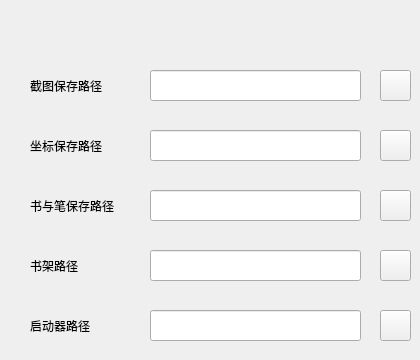
    <widget class="QWidget" name="pageAnvil">
     <widget class="QLineEdit" name="lePicture">
      <property name="geometry">
       <rect>
        <x>150</x>
        <y>70</y>
        <width>211</width>
        <height>31</height>
       </rect>
      </property>
      <property name="readOnly">
       <bool>true</bool>
      </property>
     </widget>
     <widget class="QLineEdit" name="leLocation">
      <property name="geometry">
       <rect>
        <x>150</x>
        <y>130</y>
        <width>211</width>
        <height>31</height>
       </rect>
      </property>
      <property name="readOnly">
       <bool>true</bool>
      </property>
     </widget>
     <widget class="QLineEdit" name="leBookAndQuill">
      <property name="geometry">
       <rect>
        <x>150</x>
        <y>190</y>
        <width>211</width>
        <height>31</height>
       </rect>
      </property>
      <property name="readOnly">
       <bool>true</bool>
      </property>
     </widget>
     <widget class="QPushButton" name="btnFile_1">
      <property name="geometry">
       <rect>
        <x>380</x>
        <y>70</y>
        <width>31</width>
        <height>31</height>
       </rect>
      </property>
      <property name="styleSheet">
       <string notr="true">QPushButton#btnFile_1{
	border-color : 
}</string>
      </property>
      <property name="text">
       <string/>
      </property>
     </widget>
     <widget class="QPushButton" name="btnFile_2">
      <property name="geometry">
       <rect>
        <x>380</x>
        <y>130</y>
        <width>31</width>
        <height>31</height>
       </rect>
      </property>
      <property name="text">
       <string/>
      </property>
     </widget>
     <widget class="QPushButton" name="btnFile_3">
      <property name="geometry">
       <rect>
        <x>380</x>
        <y>190</y>
        <width>31</width>
        <height>31</height>
       </rect>
      </property>
      <property name="text">
       <string/>
      </property>
     </widget>
     <widget class="QLabel" name="label">
      <property name="geometry">
       <rect>
        <x>30</x>
        <y>60</y>
        <width>131</width>
        <height>51</height>
       </rect>
      </property>
      <property name="text">
       <string>截图保存路径</string>
      </property>
     </widget>
     <widget class="QLabel" name="label_2">
      <property name="geometry">
       <rect>
        <x>30</x>
        <y>120</y>
        <width>131</width>
        <height>51</height>
       </rect>
      </property>
      <property name="text">
       <string>坐标保存路径</string>
      </property>
     </widget>
     <widget class="QLabel" name="label_3">
      <property name="geometry">
       <rect>
        <x>30</x>
        <y>180</y>
        <width>141</width>
        <height>51</height>
       </rect>
      </property>
      <property name="text">
       <string>书与笔保存路径</string>
      </property>
     </widget>
     <widget class="QLineEdit" name="leStart">
      <property name="geometry">
       <rect>
        <x>150</x>
        <y>310</y>
        <width>211</width>
        <height>31</height>
       </rect>
      </property>
      <property name="readOnly">
       <bool>true</bool>
      </property>
     </widget>
     <widget class="QLabel" name="label_7">
      <property name="geometry">
       <rect>
        <x>30</x>
        <y>300</y>
        <width>141</width>
        <height>51</height>
       </rect>
      </property>
      <property name="text">
       <string>启动器路径</string>
      </property>
     </widget>
     <widget class="QPushButton" name="btnFile_4">
      <property name="geometry">
       <rect>
        <x>380</x>
        <y>310</y>
        <width>31</width>
        <height>31</height>
       </rect>
      </property>
      <property name="styleSheet">
       <string notr="true">QPushButton#btnFile_4{
	border-image: url(:/new/image/rs8xd3zg0s4txqi4kgfp3bzu3pbdmht.png);
}</string>
      </property>
      <property name="text">
       <string/>
      </property>
     </widget>
     <widget class="QLabel" name="label_8">
      <property name="geometry">
       <rect>
        <x>30</x>
        <y>240</y>
        <width>141</width>
        <height>51</height>
       </rect>
      </property>
      <property name="text">
       <string>书架路径</string>
      </property>
     </widget>
     <widget class="QPushButton" name="btnFile_5">
      <property name="geometry">
       <rect>
        <x>380</x>
        <y>250</y>
        <width>31</width>
        <height>31</height>
       </rect>
      </property>
      <property name="text">
       <string/>
      </property>
     </widget>
     <widget class="QLineEdit" name="leBookShelf">
      <property name="geometry">
       <rect>
        <x>150</x>
        <y>250</y>
        <width>211</width>
        <height>31</height>
       </rect>
      </property>
      <property name="readOnly">
       <bool>true</bool>
      </property>
     </widget>
    </widget>
